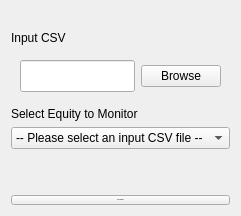
      <widget class="QWidget" name="trock_simulator_tab">
       <attribute name="icon">
        <iconset resource="resources.qrc">
         <normaloff>:/images/resources/globe.gif</normaloff>:/images/resources/globe.gif</iconset>
       </attribute>
       <attribute name="title">
        <string>Trade Simulator</string>
       </attribute>
       <layout class="QVBoxLayout" name="verticalLayout_7">
        <item>
         <layout class="QHBoxLayout" name="inputCSVLayout_2">
          <item>
           <layout class="QVBoxLayout" name="verticalLayout_13">
            <property name="rightMargin">
             <number>0</number>
            </property>
            <item>
             <spacer name="horizontalSpacer_2">
              <property name="orientation">
               <enum>Qt::Horizontal</enum>
              </property>
              <property name="sizeHint" stdset="0">
               <size>
                <width>40</width>
                <height>20</height>
               </size>
              </property>
             </spacer>
            </item>
            <item>
             <widget class="QLabel" name="input_csv_label_2">
              <property name="maximumSize">
               <size>
                <width>16777215</width>
                <height>16777215</height>
               </size>
              </property>
              <property name="text">
               <string>Input CSV</string>
              </property>
              <property name="margin">
               <number>0</number>
              </property>
             </widget>
            </item>
            <item>
             <widget class="QWidget" name="verticalWidget_3" native="true">
              <property name="maximumSize">
               <size>
                <width>16777215</width>
                <height>16777215</height>
               </size>
              </property>
              <layout class="QHBoxLayout" name="horizontalLayout_7">
               <item>
                <widget class="QLineEdit" name="tradeSimulator_input_csv_location">
                 <property name="minimumSize">
                  <size>
                   <width>0</width>
                   <height>32</height>
                  </size>
                 </property>
                </widget>
               </item>
               <item>
                <widget class="QPushButton" name="tradeSimulator_browseCSV">
                 <property name="toolTip">
                  <string>&lt;html&gt;&lt;head/&gt;&lt;body&gt;&lt;p&gt;Select an input CSV file you wish to process using the strategy module.&lt;/p&gt;&lt;/body&gt;&lt;/html&gt;</string>
                 </property>
                 <property name="text">
                  <string>Browse</string>
                 </property>
                 <property name="icon">
                  <iconset resource="resources.qrc">
                   <normaloff>:/images/resources/file_csv.png</normaloff>:/images/resources/file_csv.png</iconset>
                 </property>
                 <property name="iconSize">
                  <size>
                   <width>32</width>
                   <height>32</height>
                  </size>
                 </property>
                </widget>
               </item>
              </layout>
             </widget>
            </item>
            <item>
             <widget class="QLabel" name="input_csv_label_3">
              <property name="maximumSize">
               <size>
                <width>16777215</width>
                <height>20</height>
               </size>
              </property>
              <property name="text">
               <string>Select Equity to Monitor</string>
              </property>
             </widget>
            </item>
            <item>
             <widget class="QComboBox" name="tradeSimulator_comboBox">
              <property name="maxVisibleItems">
               <number>12</number>
              </property>
              <item>
               <property name="text">
                <string>-- Please select an input CSV file --</string>
               </property>
              </item>
             </widget>
            </item>
            <item>
             <spacer name="verticalSpacer_2">
              <property name="orientation">
               <enum>Qt::Vertical</enum>
              </property>
              <property name="sizeHint" stdset="0">
               <size>
                <width>20</width>
                <height>40</height>
               </size>
              </property>
             </spacer>
            </item>
            <item>
             <widget class="QPushButton" name="tradeSimulatorRunSimulationButton">
              <property name="font">
               <font>
                <family>Arial</family>
                <pointsize>-1</pointsize>
                <underline>false</underline>
                <strikeout>false</strikeout>
               </font>
              </property>
              <property name="cursor">
               <cursorShape>PointingHandCursor</cursorShape>
              </property>
              <property name="toolTip">
               <string>&lt;html&gt;&lt;head/&gt;&lt;body&gt;&lt;p&gt;Display analysis results for selected equity types.&lt;/p&gt;&lt;/body&gt;&lt;/html&gt;</string>
              </property>
              <property name="styleSheet">
               <string notr="true">#MainWindow QPushButton {
background: qradialgradient(cx: 0.3, cy: -0.4,
fx: 0.3, fy: -0.4,
radius: 1.35, stop: 0 #fff, stop: 1 #3498db);
border: 1px solid #555;
font-family: Arial;
color: #ffffff;
font-size: 16px;
padding: 10px 5px 10px 5px;
text-decoration: none;
}

#MainWindow QPushButton:hover {
background: qradialgradient(cx: 0.3, cy: -0.4,
fx: 0.3, fy: -0.4,
radius: 1.35, stop: 0 #fff, stop: 1 #3cb1ff);
}

#MainWindow QPushButton:pressed {
background: qradialgradient(cx: 0.3, cy: -0.4,
fx: 0.3, fy: -0.4,
radius: 1.35, stop: 0 #fff, stop: 1 #3498db);
}</string>
              </property>
              <property name="text">
               <string>Run Simulation</string>
              </property>
              <property name="icon">
               <iconset resource="resources.qrc">
                <normaloff>:/images/resources/run.png</normaloff>:/images/resources/run.png</iconset>
              </property>
              <property name="iconSize">
               <size>
                <width>24</width>
                <height>24</height>
               </size>
              </property>
              <property name="autoDefault">
               <bool>false</bool>
              </property>
              <property name="default">
               <bool>false</bool>
              </property>
              <property name="flat">
               <bool>false</bool>
              </property>
             </widget>
            </item>
           </layout>
          </item>
         </layout>
        </item>
       </layout>
      </widget>
